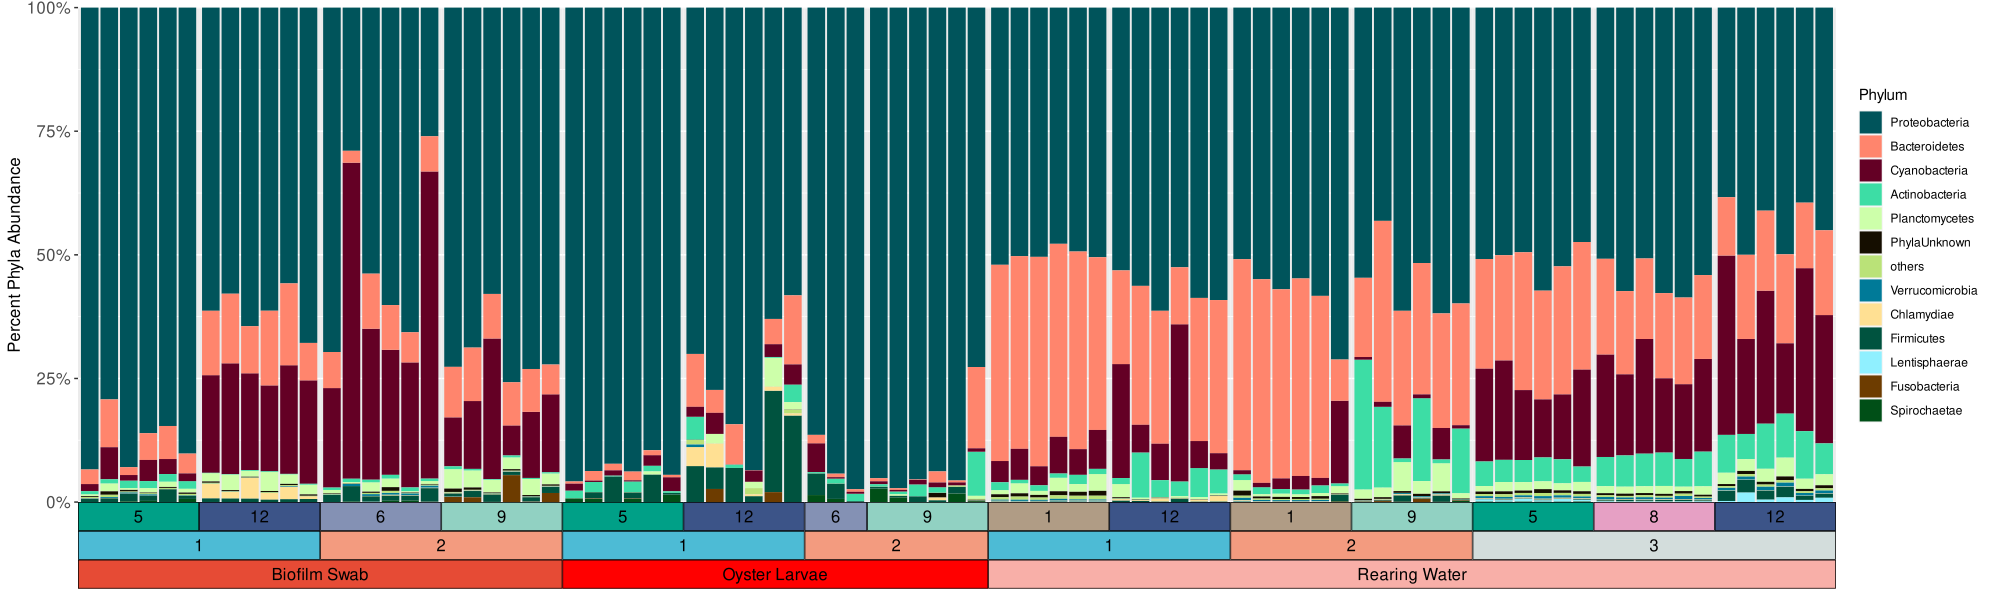

Write the R code that produced this figure.
library(tidyverse)
library(scales)
library(ggh4x)
library(patchwork)
library(magrittr)

computed_persent <- function(path) {
  data <- path %>%
    read.delim(check.names = F,sep="\t",row.names = 1) %>% 
    t() %>% as.data.frame()
  data2 <- data %>%
    mutate(sum = rowSums(.), persent = sum / sum(sum) * 100, 
           sum = NULL,) %>%
    rbind(filter(., persent < 0.1) %>% colSums()) %>%
    mutate(Taxa = c(data %>% rownames(), "others"))
  filter(data2[1:(nrow(data2) - 1),], persent > 0.1) %>%
    rbind(data2[nrow(data2),]) %>%
    select(ncol(.), 1:(ncol(.) - 2)) %>%
    set_rownames(seq_len(nrow(.))) %>%
    return()
}

otu_taxa <- computed_persent("otu.xls") %>% 
  pivot_longer(cols = !Taxa,names_to = "Samples",
               values_to = "number") %>% arrange(desc(number))

meta_taxa <- read.delim("taxa.xls",check.names = F,sep="\t") %>% 
  inner_join(.,otu_taxa,,by="Samples")

meta_taxa$Taxa <- factor(meta_taxa$Taxa,levels = unique(meta_taxa$Taxa))

palette <-c("#00545b","#ff856d","#640025","#3ddda5","#cdffaa","#150e00","#bae278",
            "#007a98","#ffe093","#00533f","#90f0ff","#6d3c00","#004f17")

p2 <- ggplot(meta_taxa,aes(Samples,number,fill=Taxa))+
  geom_col(position="stack") +
  facet_nested(.~Type+Trial+Day,drop=T,
               scale="free",space="free",switch="x")+
  scale_fill_manual(values=palette)+
  labs(x=NULL, y="Percent Phyla Abundance")+
  scale_y_continuous(expand = c(0,0),labels=scales::percent)+
  theme(strip.background = element_rect(fill="white",color="black"),
        panel.spacing = unit(0,"lines"),
        strip.text.x = element_text(size=12,color="black"),
        axis.text.y=element_text(size=12),
        axis.title.y = element_text(size=12,color="black"),
        axis.text.x = element_blank(),
        axis.ticks.x = element_blank())+
  labs(fill="Phylum")

g <- ggplot_gtable(ggplot_build(p2))

strips <- which(grepl('strip-', g$layout$name))

pal <- c("#E64B35FF","#4DBBD5FF","#00A087FF","#3C5488FF","#F39B7FFF","#8491B4FF","#91D1C2FF",
         "#FF0000","#4DBBD5FF","#00A087FF","#3C5488FF","#F39B7FFF","#8491B4FF","#91D1C2FF",
         "#F8AFA8","#4DBBD5FF","#B09C85FF","#3C5488FF","#F39B7FFF","#B09C85FF","#91D1C2FF",
         "#D3DDDC","#00A087FF","#E6A0C4","#3C5488FF")

for (i in seq_along(strips)) {
  k <- which(grepl('rect', g$grobs[[strips[i]]]$grobs[[1]]$childrenOrder))
  l <- which(grepl('titleGrob', g$grobs[[strips[i]]]$grobs[[1]]$childrenOrder))
  g$grobs[[strips[i]]]$grobs[[1]]$children[[k]]$gp$fill <- pal[i]
  # g$grobs[[strips[i]]]$grobs[[1]]$children[[l]]$children[[1]]$gp$col <- pal[i] #设置字体颜色
}

plot(g)

#-----------------------------------------------------------------------------------------------
library(aplot)
library(tidyverse)
library(scales)

computed_persent <- function(path) {
  data <- path %>%
    read.delim(check.names = F,sep="\t",row.names = 1) %>% 
    t() %>% as.data.frame()
  data2 <- data %>%
    mutate(sum = rowSums(.), persent = sum / sum(sum) * 100, 
           sum = NULL,) %>%
    rbind(filter(., persent < 0.1) %>% colSums()) %>%
    mutate(Taxa = c(data %>% rownames(), "others"))
  filter(data2[1:(nrow(data2) - 1),], persent > 0.1) %>%
    rbind(data2[nrow(data2),]) %>%
    select(ncol(.), 1:(ncol(.) - 2)) %>%
    set_rownames(seq_len(nrow(.))) %>%
    return()
}

otu_taxa <- computed_persent("otu.xls") %>% 
  pivot_longer(cols = !Taxa,names_to = "Samples",
               values_to = "number") %>% arrange(desc(number))

meta_taxa <- read.delim("taxa.xls",check.names = F,sep="\t") %>%
  inner_join(.,otu_taxa,,by="Samples") %>%
  mutate(Taxa=factor(Taxa,levels = unique(Taxa)))


palette <- c("#709AE1FF","#8A9197FF","#D2AF81FF","#FD7446FF",
  "#D5E4A2FF","#197EC0FF","#F05C3BFF","#46732EFF",
"#71D0F5FF","#370335FF","#075149FF","#C80813FF","#91331FFF","#1A9993FF","#FD8CC1FF")

colors1 <- c("#3B9AB2","#FF0000","#00A08A","#F2AD00","#F98400","#5BBCD6")
colors2 <- c("#E64B35FF","#4DBBD5FF","#00A087FF")
colors3 <- c("#0073C2FF","#EFC000FF","#868686FF")

theme_niwot <- function(){
  theme(
  legend.key=element_blank(),   # 图例键为空
  legend.text = element_text(color="black",size=10), # 定义图例文本
  legend.spacing.x=unit(0.1,'cm'), # 定义文本书平距离
  legend.key.width=unit(0.5,'cm'), # 定义图例水平大小
  legend.key.height=unit(0.5,'cm'), # 定义图例垂直大小
  legend.background=element_blank())
}


bar <- ggplot(meta_taxa,aes(Samples,number,fill=Taxa))+
  geom_col(position="stack") +
  scale_fill_manual(values=palette)+
  labs(y="Percent Phyla Abundance")+
  scale_y_continuous(expand = c(0,0),labels=scales::percent)+
  scale_x_discrete(expand=c(0,0)) +
  theme(axis.text.x=element_blank(),
               axis.ticks.x=element_blank(),
               axis.title.x=element_blank(),
               axis.text.y=element_text(color="black",size=10),
               axis.title.y=element_text(color="black",size=11),
               panel.grid.major=element_blank(), 
               panel.grid.minor=element_blank(), 
               panel.background = element_blank())+
  theme_niwot()
  
group1 <- meta_taxa %>% select(1,2) %>% mutate(group="Type") %>% 
  ggplot(aes(Samples,group,fill=Type))+
  geom_tile()+
  scale_y_discrete(expand = c(0,0),position="right")+
  scale_x_discrete(expand=c(0,0)) +
  scale_fill_manual(values=colors3)+
  theme_void()+
  theme(axis.text.y=element_text(color="black",size=10))+
  theme_niwot()

group2 <- meta_taxa %>% select(1,3) %>% mutate(group="Trial") %>% 
  as_tibble() %>% 
  mutate(Trial=as.character(Trial)) %>% 
  ggplot(aes(Samples,group,fill=Trial))+
  geom_tile()+
  scale_fill_manual(values=colors2)+
  scale_y_discrete(position="right")+
  scale_x_discrete(expand=c(0,0))+
  theme_void()+
  theme(axis.text.y=element_text(color="black",size=10))+
  theme_niwot()

group3 <- meta_taxa %>% select(1,4) %>% mutate(group="Day") %>% 
  as_tibble() %>% 
  mutate(Day=as.character(Day)) %>% 
  ggplot(aes(Samples,group,fill=Day))+
  geom_tile()+
  scale_fill_manual(values=colors1)+
  scale_y_discrete(expand = c(0,0),position="right")+
  scale_x_discrete(expand=c(0,0))+
  theme_void()+
  theme(axis.text.y=element_text(color="black",size=10))+
  theme_niwot()


bar %>% insert_bottom(group3,height = 0.05) %>% 
  insert_bottom(group2,height = 0.05) %>% 
  insert_bottom(group1,height = 0.05)
